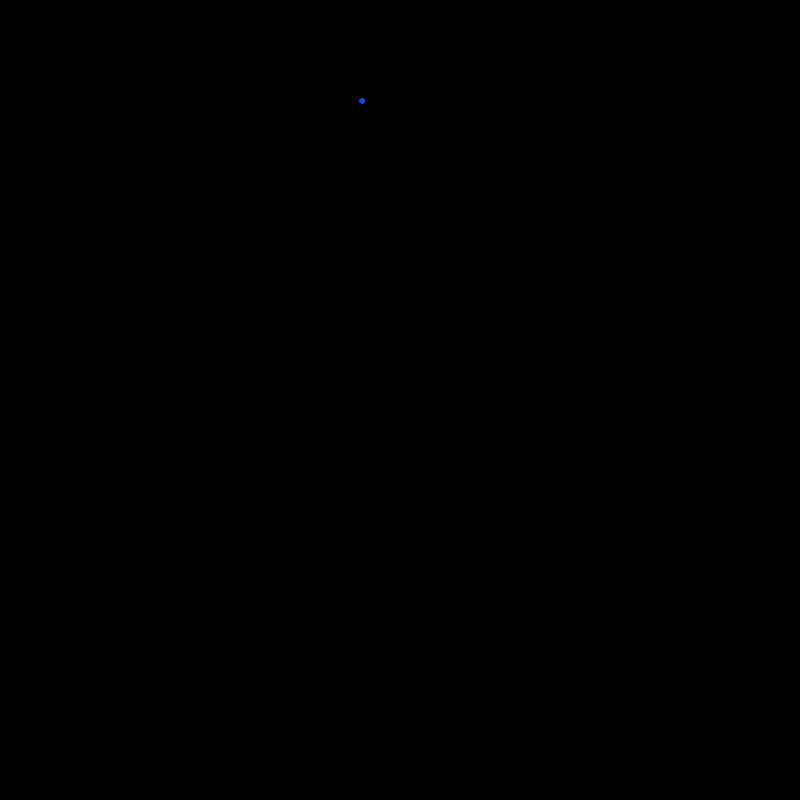
Frame 1 (no input)
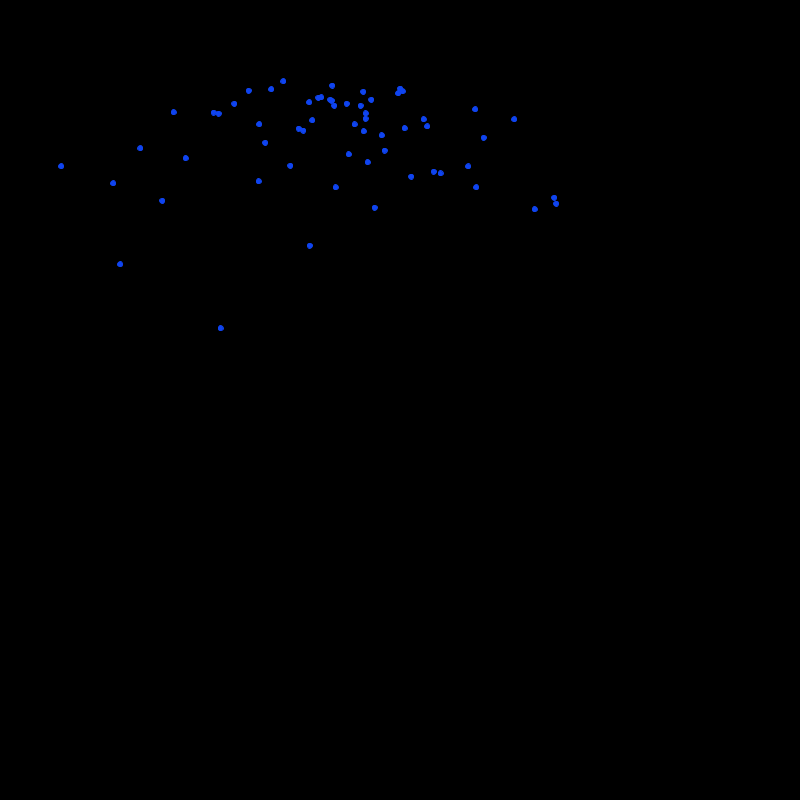
Frame 60 (the mouse pressed at the canvas centre just before this capture)
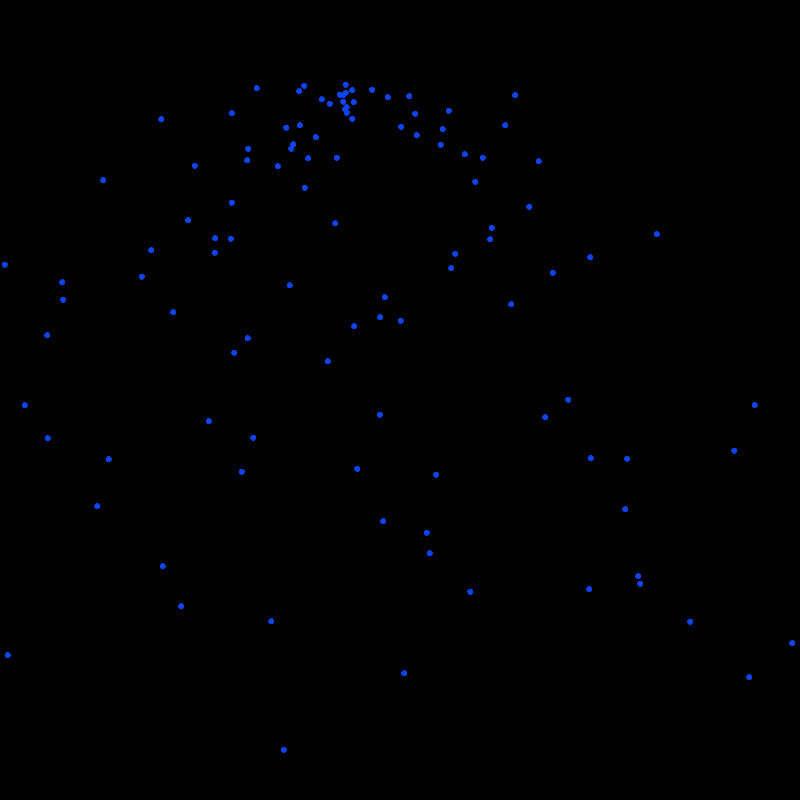
Frame 120 (the mouse held since frame 60 and released just before this capture)

The Processing sketch that drew these frames (run headless with seeded random() and noise(); from frame 60 on, the mouse is pressed at the canvas centre):

// Processing sketch: processing_73816
// ── processing_73816.pde

ArrayList particles;

void setup() {
  size(800,800);
  particles = new ArrayList();
  smooth();
}

void draw() {
  particles.add(new Particle()); 

  background(0);
  for (int i = 0; i < particles.size(); i++ ) { 
    Particle p = (Particle) particles.get(i);
    p.run();
    p.gravity();
    p.display();
  }

  if (particles.size() > 900) {
    particles.remove(0); 
  }
}






class Particle {
  
  float x;
  float y;
  float xspeed;
  float yspeed;
  
  Particle() {
    x = random(300,400);
    y = 100;
    xspeed = random(-5,5);
    yspeed = random(-2,1);
  }
  
  void run() {
    x = x + xspeed;
    y = y + yspeed;
  }
  
  void gravity() {
    yspeed += 0.1;
  }
  
  void display() {
    stroke(15,68,240);
    fill(15,68,240);
    ellipse(x,y,5,5);
  }
}
